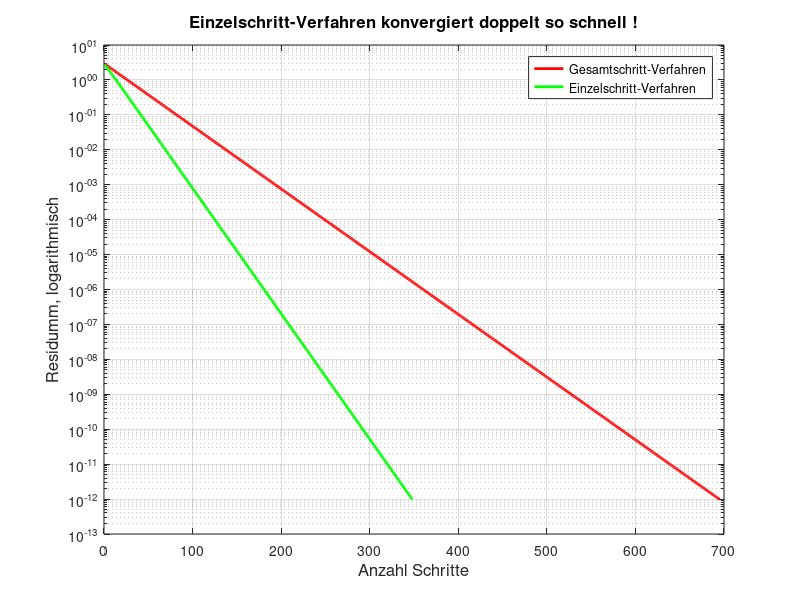

This figure's MATLAB source:
% Uebungen zur Numerischen Mathematik, WS 2014/15
% Blatt 04, Aufgabe 14
%   x = gv(A, b, eps)
%   x = ev(A, b, eps)
% Gegeben A in Gl_n(K), b in K^n, Abbruchparameter eps > 0.
% Bestimme Loesung von A x = b mittels Gesamt-
% und Einzelschrittverfahren.
% Geben Sie auch in jedem Schritt den Fehler | x - x^k | aus.
%
% Autoren:
%   Janina Geiser, Mat Nr. 6420269
%   Michael Hufschmidt, Mat.Nr. 6436122
%   Farina Ohm, Mat Nr. 6314051
%   Annika Seidel, Mat Nr. 6420536
% Uebungsleiter:
%   Thomas Berger <thomas.berger@uni-hamburg.de>
%
% clc
% clear all
function test_iteration

n = 10 ;
A = 2*diag(ones(1,n))-diag(ones(1,n-1),1)-diag(ones(1,n-1),-1) ;
b = zeros(n,1) ;
b(1) = 1 ;
b(n) = 1 ;
max_steps = 10000 ;
xx = A \ b ;                 % die exakte Loesung
eps = 1e-12 ;                % Fehlerschranke

steps_gv = 0;                % Anzahl Schritte
steps_ev = 0;

r_gv = zeros(1, max_steps) ; % Residuen
r_ev = zeros(1, max_steps) ;


    function [r] = residuum(x1, x2)
        % Berechnet den Betrag von |x1 - x2| (in Euklidische Norm)
        r = norm(x2 - x1);
    end

    function[x_neu] = gv_step(A, b, x_alt)
        % Macht einen Einzel_Step im Gesamtschrittverfahren und berechnet x
        n = length(b);
        x_neu = zeros(n,1) ; % Spaltenvektor
        for i = 1 : n
            x_neu(i) = (b(i) - A(i, 1:i-1) * x_alt(1:i-1) - A(i, i+1:n) * x_alt(i+1:n))/ A(i,i) ;
        end
    end

    function[x] = gv(A, b, eps)
        % Loest A x = b mittels Gesamtschrittverfahren
        n = length(b);
        x_alt = zeros(n,1) ; % Spaltenvektor
        x_neu = zeros(n,1) ; % Spaltenvektor
        r = 1000 ;
        steps = 0;
        while (r > eps) && (steps < max_steps)
            steps = steps + 1;
            x_neu = gv_step(A, b, x_alt) ;
            r = residuum (x_neu, xx) ;
            r_gv(steps) = r ;
            x_alt = x_neu ;
        end
        steps_gv = steps ;
        fprintf('Gesamtschrittverfahren: Fehler nach %d Schritten = %e\n', steps, r)
        x = x_neu;
    end
xg = gv(A, b, eps)

    function[x_neu] = ev_step(A, b, x_alt)
        % Macht einen Einzel_Step im Einzelschrittverfahren und berechnet x
        n = length(b);
        x_neu = zeros(n,1) ; % Spaltenvektor
        for i = 1 : n
            x_neu(i) = (b(i) - A(i, 1:i-1) * x_neu(1:i-1) - A(i, i+1:n) * x_alt(i+1:n)) / A(i,i) ;
        end
    end

    function[x] = ev(A, b, eps)
        % Loest A x = b mittels Einzelschrittverfahren
        n = length(b);
        x_alt = zeros(n,1) ; % Spaltenvektor
        x_neu = zeros(n,1) ; % Spaltenvektor
        r = 1000 ;
        steps = 0;
        while (r > eps) && (steps < max_steps)
            steps = steps + 1;
            x_neu = ev_step(A, b, x_alt) ;
            r = residuum (x_neu, xx) ;
            r_ev(steps) = r ;
            x_alt = x_neu ;
        end
        steps_ev = steps ;
        fprintf('Einzelschrittverfahren: Fehler nach %d Schritten = %e\n', steps, r)
        x = x_neu;
    end
xe = ev(A, b, eps)

% Plotte die Ergebnisse
max_steps =  max(steps_gv, steps_ev) ;
schritte = linspace(1 ,max_steps, max_steps) ;
semilogy(schritte, r_gv(1:max_steps),  'r-', 'linewidth', 2) ;
xlabel('Anzahl Schritte', 'FontSize', 12) ;
ylabel('Residumm, logarithmisch',  'FontSize', 12) ;
grid on ;
hold on ;
semilogy(schritte, r_ev(1:max_steps),  'g-', 'linewidth', 2) ;
legend('Gesamtschritt-Verfahren', 'Einzelschritt-Verfahren') ;
title('Einzelschritt-Verfahren konvergiert doppelt so schnell !', 'FontSize', 12, 'FontWeight', 'bold') 
end